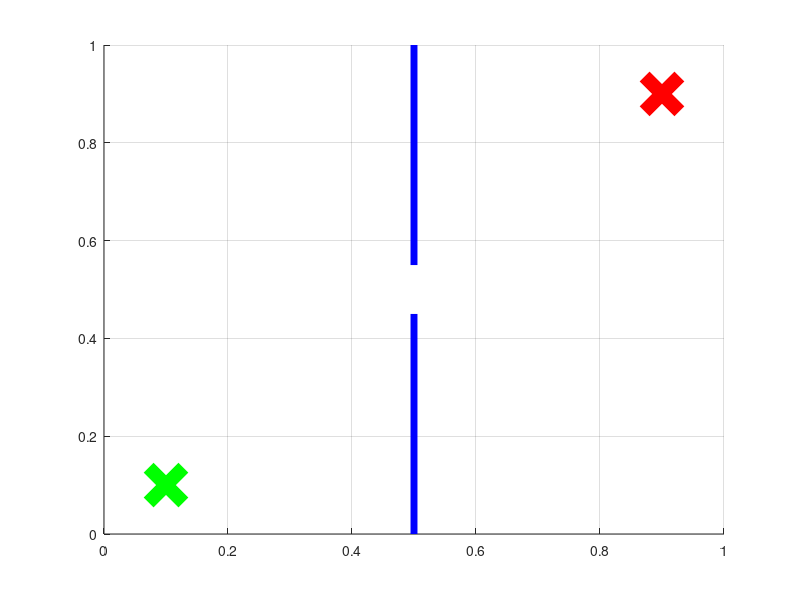

The MATLAB source for this figure: (Note: this script raises an error after producing the figure.)
clear variables;
close;
clc;

n_trajectories = 5;
trajectories = cell(n_trajectories,1);

for i = 1:n_trajectories
    
    close;
    figure(i);
    hold on;
    grid on;
    axis([0 1 0 1]);
    plot([0.5 0.5], [0 0.45], 'b', 'LineWidth', 5);
    plot([0.5 0.5], [0.55 1], 'b', 'LineWidth', 5);
    plot(0.1, 0.1, 'gx', 'MarkerSize', 25, 'LineWidth', 10);
    plot(0.9, 0.9, 'rx', 'MarkerSize', 25, 'LineWidth', 10);
    
    h = imfreehand('Closed', false);
    
    % get the position (x,y coordinates) of each point of the curve
    positions = getPosition(h);

    trajectories{i,1} = positions;
    
end

% save('trajectories.mat', 'trajectories');
% save('trajectories2.mat', 'trajectories');
% save('trajectories3.mat', 'trajectories');
% save('trajectories4.mat', 'trajectories');
% save('trajectories5.mat', 'trajectories');
%save('trajectories6.mat', 'trajectories');